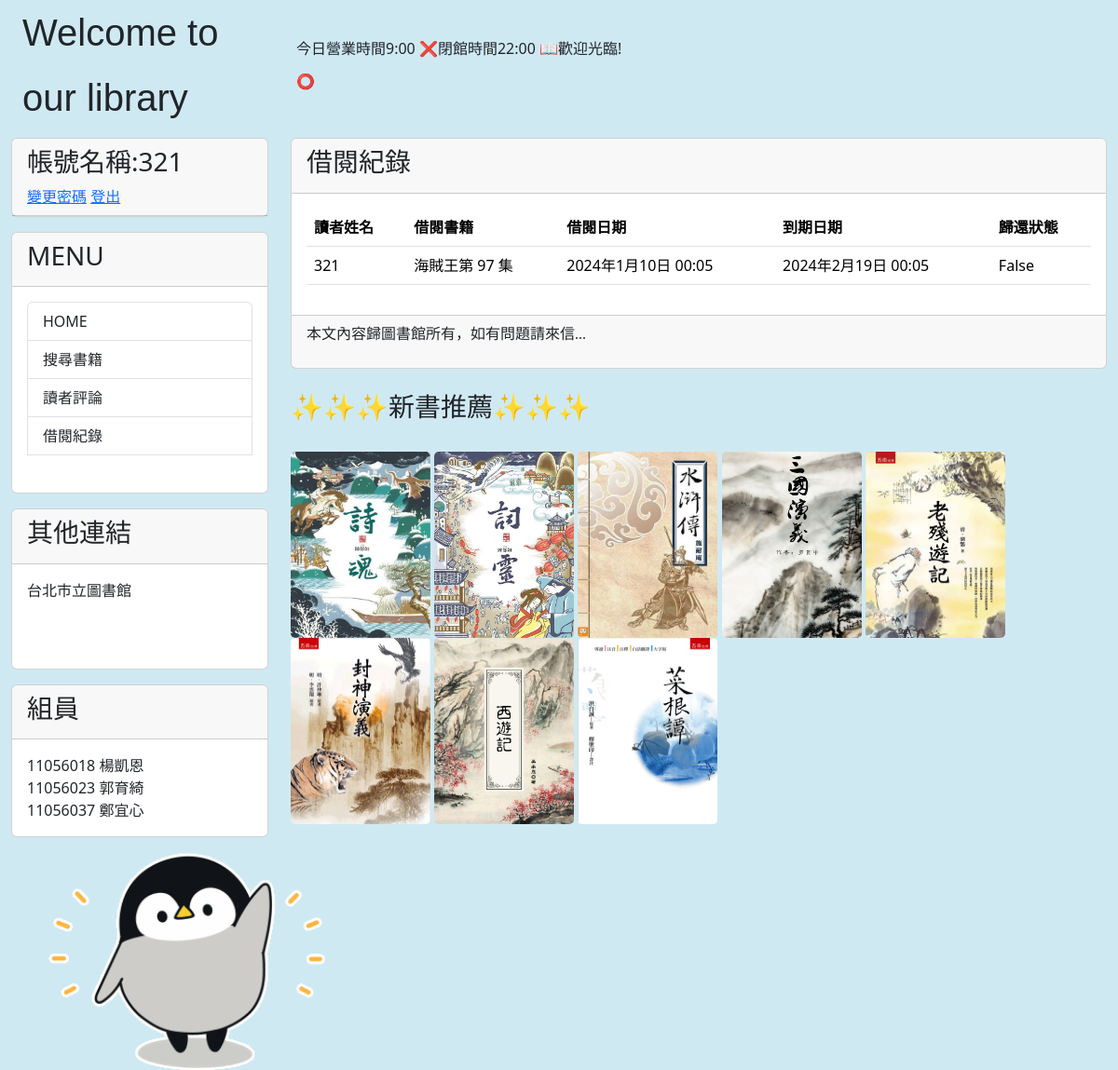
Before: /borrowList/ (signed in) with the older database file.
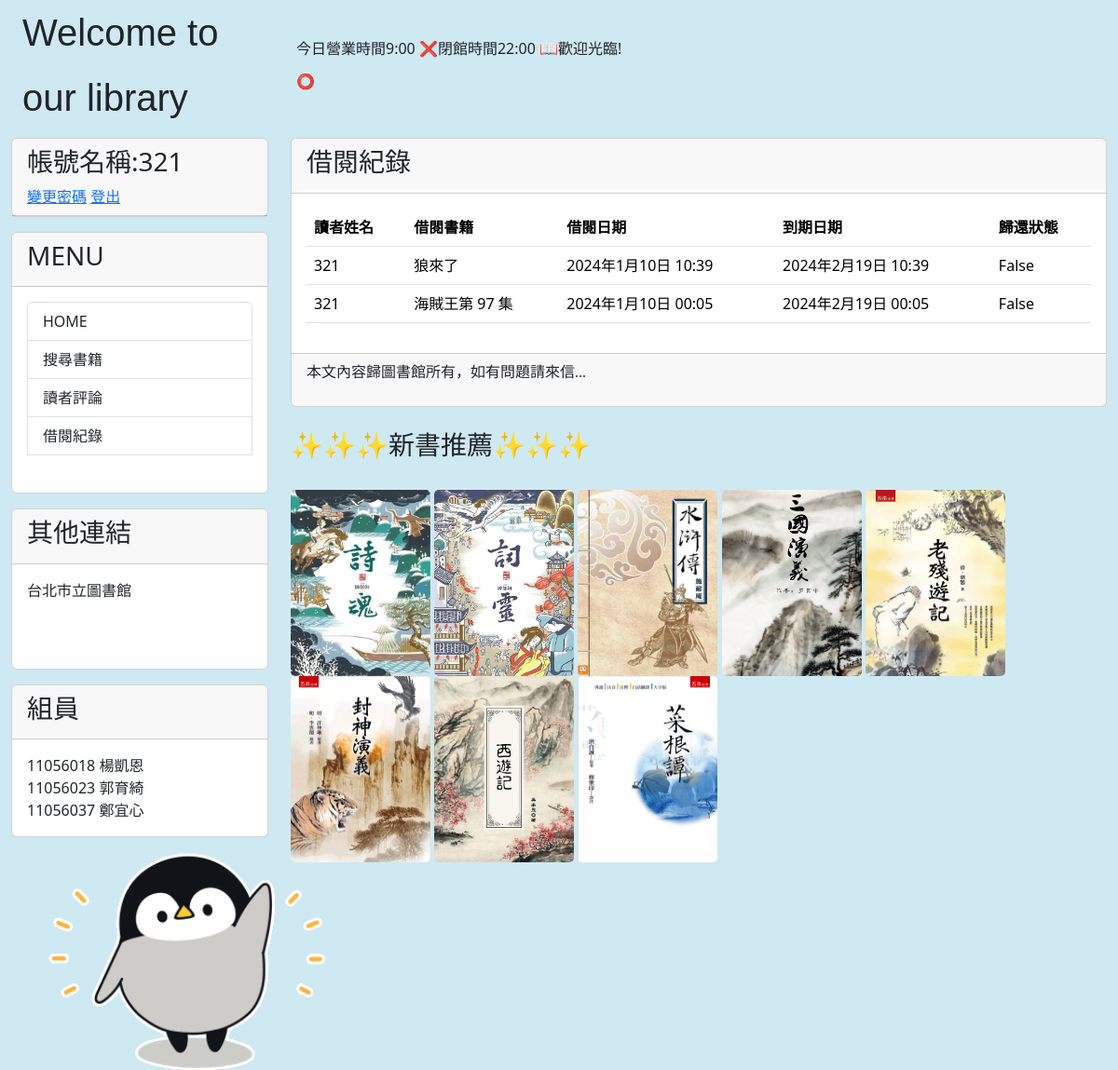
After: the same page with the newer database file.
### mytext/models.py (models this page shows)
class Borrow_book(models.Model):
    readerID = models.ForeignKey(User, on_delete=models.PROTECT)
    title = models.ForeignKey(Post, on_delete=models.PROTECT)
    borrow_date = models.DateTimeField()  #借書時間
    due_date = models.DateTimeField()     #到期日
    returned = models.BooleanField(default=False)
    actual_return_date = models.DateField(null=True, blank=True)
    class Meta:
        unique_together = ("readerID", "title", "borrow_date")

class Post(models.Model):
    GENRE_CHOICES = (
        ('童話', '童話'),
        ('漫畫', '漫畫'),
    )
    title = models.CharField(max_length=200)
    slug = models.CharField(max_length=200)
    genre = models.CharField(max_length=200, choices=GENRE_CHOICES)
    author = models.CharField(max_length=50)
    condition = models.TextField()
    quantity = models.IntegerField()
    body = models.TextField()
    pub_date = models.DateTimeField(auto_now_add=True)
    class Meta:
        ordering = ('-pub_date',)
    def __str__(self):
        return self.title

### mytext/views.py (the view)
# urls.py: path('borrowList/',mv.getBorrowListByUser,name='borrowList'),
@login_required
def getBorrowListByUser(request):
    if request.user.is_authenticated:
        user_name = request.user.username
    else:
        user_name="未登入"
    current_user = request.user
    borrowList = Borrow_book.objects.filter(readerID=current_user).order_by('-borrow_date', '-returned')
    identityName = identity(current_user)
    return render(request, 'borrowbook.html', locals())

### mytext/views.py (called while the page is built)
def identity(user):
    if user.is_superuser:
        return "系統管理者"
    elif user.is_staff:
        return "圖書管理員"
    else:
        return "使用者"

### mytext/templates/borrowbook.html
{% extends "base.html" %} {% block title %}歡迎光臨 圖書館{% endblock title %}
{% block headmessage %} <h3>借閱紀錄</h3> {% endblock headmessage %}
{% block content %}
{%if borrowList %}
<table class="table table-hover">
  <thead>
    <tr style="background-color: #cccccc">
      <th>讀者姓名</th>
      <th>借閱書籍</th>
      <th>借閱日期</th>
      <th>到期日期</th>
      <th>歸還狀態</th>
    </tr>
  </thead>
  <tbody>
    {% for record in borrowList %}
    <tr background='{% cycle "#ffccff" "#ccffcc" %}'>
      <td>{{ record.readerID }}</td>
      <td>{{ record.title }}</td>
      <td>{{ record.borrow_date }}</td>
      <td>{{ record.due_date }}</td>
      <td>{{ record.returned }}</td>
    </tr>
    {% endfor %}
  </tbody>
</table>
{% else %}
<p>還沒有借閱紀錄喔~</p>
{% endif %}
{% endblock %}

### templates/base.html (shortened to what this page needs)
<!DOCTYPE html>
<html>
  <head>
    <link
      href="https://cdn.jsdelivr.net/npm/bootstrap@5.3.2/dist/css/bootstrap.min.css"
      rel="stylesheet"
    />
  </head>
  <body style="background-color: rgb(207, 233, 243)">
    <div class="container-fluid" >
      {% include 'header.html' %}
      <div class="row">
        <div class="col-sm-3 col-md-3">
          <div class="card">
            <div class="card-header">
              {% if request.user.is_active %}
                  {% if request.user.is_superuser %}
                      <h3>系統管理員：{{ request.user }}</h3>
                  {% elif request.user.is_staff %}
                      <h3>圖書管理員：{{ request.user }}</h3>
                  {% else %}
                      <h3>帳號名稱:{{ request.user }}</h3>
                  {% endif %}
                  <a href="{% url 'changePassword' %}">變更密碼</a>
                  <a href="{% url 'logout' %}">登出</a>
              {% else %}
                  <h3>目前尚未登入</h3>
            </div>
            <div class="card-body">
              <a href="{% url 'register' %}">註冊</a>
              <a href="{% url 'login' %}">登入</a>
              {% endif %}
            </div>
          </div>
          <div class="card">
            <div class="card-header">
              <h3>MENU</h3>
            </div>
            <div class="card-body">
              <div class="list-group">
                <a href="/" class="list-group-item">HOME</a>
                <a href="{% url 'search' %}" class="list-group-item">搜尋書籍</a>
                <a href="{% url 'show_all_post' %}" class="list-group-item">讀者評論</a>
                <a href="{% url 'borrowList' %}" class="list-group-item">借閱紀錄</a>
                  <br/>
              </div>
            </div>
          </div>
          <p>
          <div class="card">
            <div class="card-header">
              <h3>其他連結</h3>
            </div>
            <div class="card-body">
              <a href="https://tpml.gov.taipei/" class="list-group-item">台北市立圖書館</a>
              <p>
              <div class="a2a_kit a2a_kit_size_32 a2a_default_style">
                <a class="a2a_button_email"></a><br>
              </div>
              </p>
            </div>
          </div>
          <p>
          <div class="card">
            <div class="card-header">
              <h3>組員</h3>
            </div>
            <div class="card-body">
              <a>11056018 楊凱恩</a>
              <br>
              <a>11056023 郭育綺</a><br>
              <a>11056037 鄭宜心</a>
              <br>
            </div>
          </div>
          {% load static %}
          <div class='well'>
            <img src="{% static "images/Penguin.gif" %}" height='250px';>
          </div>
        </div>
        <div class="col-sm-9 col-md-9">
          <div class="card">
            <div class="card-header">
              {% block headmessage %} {% endblock %}
            </div>
            <div class="card-body">{% block content %} {% endblock %}</div>
            <div class="card-footer">{% include 'footer.html' %}</div>
          </div>
          <br>
            <div class="images">
              <h3> ✨✨✨新書推薦✨✨✨</h3><br>
              <a href="https://www.books.com.tw/products/0010717170"><img  src="{% static "images/cfjdpf.jpg" %}"  width="150" height="200"></a>
              <a href="https://www.books.com.tw/products/0010751025"><img src="{% static "images/149.jpg" %}" width="150" height="200"></a>
              <a href="https://www.books.com.tw/products/0010687123"><img src="{% static "images/OSGcfjOEsz2MjCyb-ocCRA.jpg" %}" width="150" height="200"></a>
              <a href="https://www.books.com.tw/products/0010223164"><img src="{% static "images/3da0c9c0ec07ff6cd62be5675a507273.jpg" %}" width="150" height="200"></a>
              <a href="https://www.books.com.tw/products/0010443908"><img src="{% static "images/8R41.gif" %}" width="150" height="200"></a>
              <a href="https://www.books.com.tw/products/0010960530"><img src="{% static "images/8R40.gif" %}" width="150" height="200"></a>
              <a href="https://www.books.com.tw/products/0010467655"><img src="{% static "images/phqozkg_460x580.jpg" %}" width="150" height="200"></a>
              <a href="https://www.books.com.tw/products/0010644077"><img src="{% static "images/8R19.gif" %}" width="150" height="200"></a>
            </div>
        </div>
      </div>
    </div>
  </body>
</html>

### templates/header.html (shortened to what this page needs)
{% load static %}
<div class="container-fluid" style="line-height:35px">
  <div class="row">
    <div class="col-sm-3 col-md-3">
      <h1 style="font-family: Arial, Helvetica, sans-serif;line-height:70px">
        Welcome to our library
      </h1>
    </div>
    <div class="col-sm-4 col-md-4">
      <br />
      <div id="myText2">
      </div>
    </div>
  </div>
</div>

### templates/footer.html
{% block footer %} {% if now %}
<p style="font-family: 微軟正黑體">現在時刻：{{ now }}</p>
{% else %}
<p style="font-family: 微軟正黑體">本文內容歸圖書館所有，如有問題請來信...</p>
{% endif %} {% endblock %}

### templates/base.html (style rules this page uses)
img { border-radius: 5px; cursor: pointer; transition: 0.3s; }

Changed rows visible on the page:
added Borrow_book: readerID "321", title "狼來了", borrow_date "2024年1月10日 10:39", due_date "2024年2月19日 10:39", returned "False"
